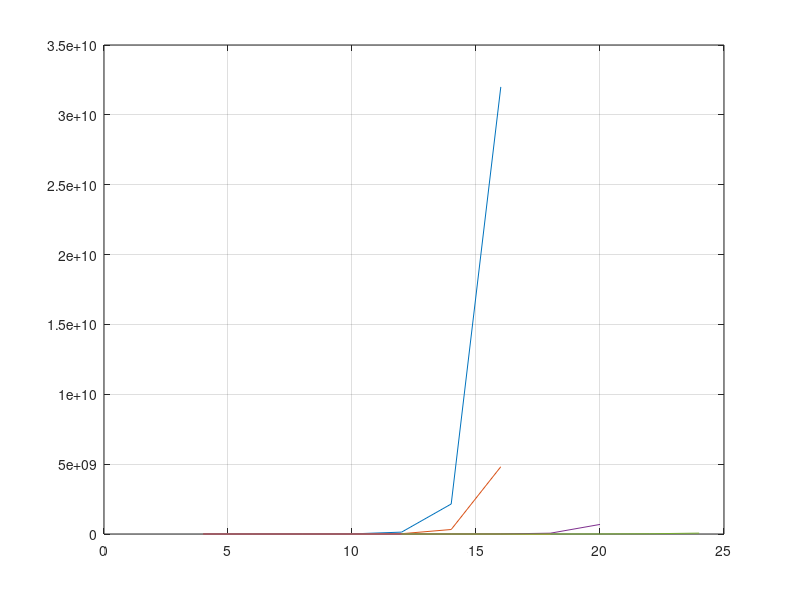

Recreate this plot in MATLAB. (Note: this script raises an error after producing the figure.)
function timeMemoryPlots()
    % fullBinaryHamiltonian
    fullN=[4,6,8,10,12,14,16];
    fullN2=[4,6,8,10,12,14];
    fullTime=[0.001271,0.005385,0.025894,0.0751,0.264292,1.195705];
    fullMemory=[2248,33368,526440,8396920,134250632,2147614872,3.2e+10];
    % MagneticEnergyLevels
    magN=[4,6,8,10,12,14,16];
    magTime=[0.009043,0.021941,0.057276,0.103153,0.671606,6.201737,110.27079];
    magMemory=[4864,17000,126544,1551928,21918160,322142440,4813924208];
    % momentumEnergyLevels
    momentumN=[4,6,8,10,12,14,16,18];
    momentumTime=[0.020863,0.063964,0.193081,0.856205,4.061848,21.903168,133.521934,1335.055139];
    momentumMemory=[7128,14544,25736,44160,83640,199472,612840,2208480];
    % kMagHBlock
    kMagN=[4,6,8,10,12,14,16,18,20];
    kMagTime=[0.004947,0.009429,0.025916,0.03829,0.102438,0.302055,1.421823,6.102377,43.636135];
    kMagMemory=[576,768,1664,6816,55008,492640,5281872,58580160,685092832];
    % lanczosConverge
    lanczosN=[12,14,16,18,20,22,24];
    lanczosTime=[0.173315,0.372668,1.223175,5.379136,31.017401,256.08741,2808.556323];
    lanczosMemory=[27488,90688,303664,1241408,4250640,17724000,63496320];
    
    figure; plot(fullN,fullMemory,'DisplayName','No Symmetries'); hold on;
    plot(magN,magMemory,'DisplayName','Sz Symmetry');
    plot(momentumN,momentumMemory,'DisplayName','Sz and k Symmetry');
    plot(kMagN,kMagMemory,'DisplayName','Sz=0 and k=0 Symmetry');
    plot(lanczosN,lanczosMemory,'DisplayName','Lanczos'); hold off;
    grid on; yscale log;
    legend('Location','northwest');
    ylabel('RAM / Bytes'); xlabel('N');
    title('RAM usage of different versions of code, by N');

    figure; plot(fullN2,fullTime,'DisplayName','No Symmetries'); hold on;
    plot(magN,magTime,'DisplayName','Sz Symmetry');
    plot(momentumN,momentumTime,'DisplayName','Sz and k Symmetry');
    plot(kMagN,kMagTime,'DisplayName','Sz=0 and k=0 Symmetry');
    plot(lanczosN,lanczosTime,'DisplayName','Lanczos'); hold off;
    grid on; yscale log;
    legend('Location','northwest');
    ylabel('Time / s'); xlabel('N');
    title('Run time of different versions of code, by N');
end